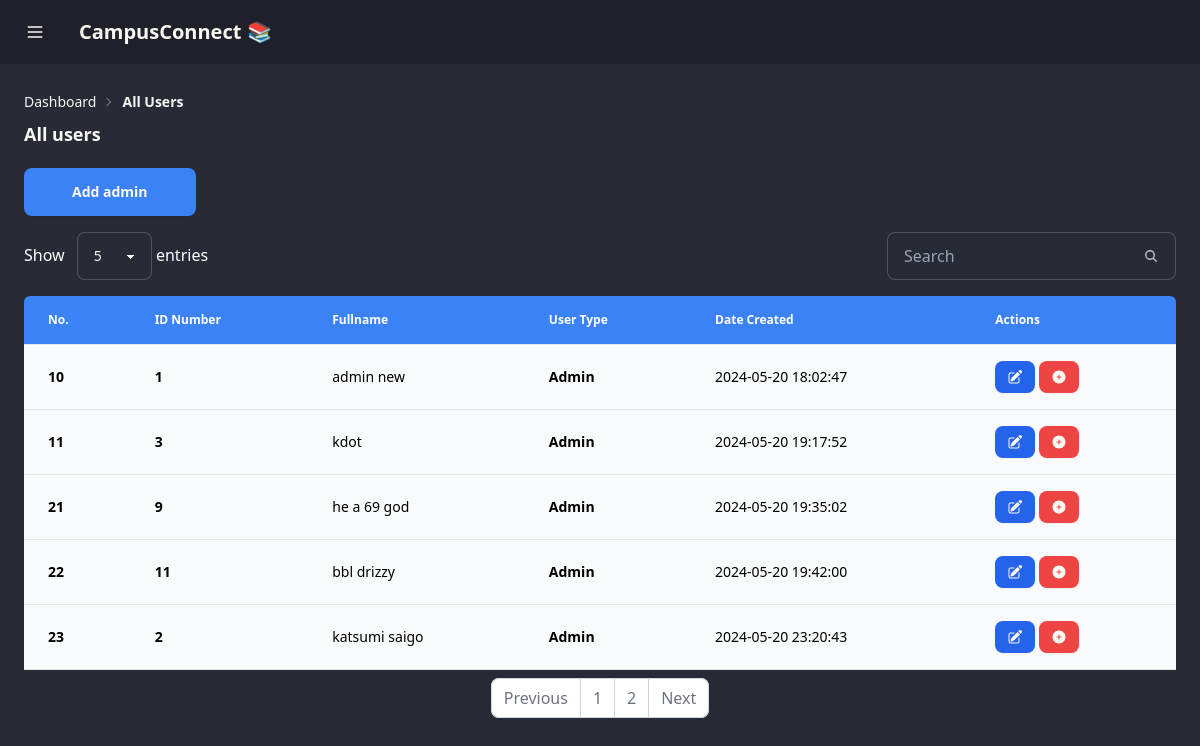
The app's page /views/admin/all_accounts/index.php with its own data.
### tables this page shows
CREATE TABLE `users` (
  `id` int(11) NOT NULL,
  `user_id` int(11) NOT NULL,
  `user_fullname` varchar(255) NOT NULL,
  `user_username` varchar(255) NOT NULL,
  `user_password` varchar(255) NOT NULL,
  `user_type` varchar(255) NOT NULL,
  `date_created` timestamp NOT NULL DEFAULT current_timestamp(),
  `date_updated` timestamp NOT NULL DEFAULT current_timestamp()
);

### php/all_accounts/fetch_users.php (called while the page is built, shortened)
<?php
include "../../../php/db_connect.php";
$sql = "SELECT id, user_id, user_fullname, user_username, user_type, date_created FROM users";
$result = $conn->query($sql);
if ($result->num_rows > 0) {
    $users = [];
    while ($row = $result->fetch_assoc()) {
        $users[] = $row;
    }
} else {
    $users = [];
}

### views/admin/all_accounts/modal/edit_modal.php (the view, shortened to what this page needs)
<button class="btn btn-sm bg-blue-600 border-none text-gray-50 hover:bg-blue-700" onclick="showModal('my_modal_<?php echo $user['id']; ?>')">
</button>

### views/admin/all_accounts/index.php (shortened to what this page needs)
<?php
include '../../../php/db_connect.php';
include '../../../php/all_accounts/fetch_users.php';
?>
<!DOCTYPE html>
<html lang="en" data-theme="dracula">
<head>
    <link href="https://cdn.jsdelivr.net/npm/daisyui@4.10.1/dist/full.min.css" rel="stylesheet" type="text/css" />
    <script src="https://cdn.tailwindcss.com"></script>
    <link href="../../../src/output.css" rel="stylesheet">
    <?php include '../../partials/navbar.php'; ?>
</head>
<body>
    <div class="flex flex-col h-screen ">
        <div class="grid place-items-center pt-5">
            <div class="max-w-6xl w-full">
                <?php include '../tables/all_accounts/table.php'; ?>
            </div>
        </div>
    </div>
</body>
</html>

### views/partials/navbar.php (shortened to what this page needs)
<div class="navbar bg-base-300">
    <div class="flex-none">
        <div class="drawer">
            <div class="drawer-content">
                <label for="my-drawer" class="btn btn-ghost drawer-button">
                    <svg xmlns="http://www.w3.org/2000/svg" fill="none" viewBox="0 0 24 24" class="inline-block w-5 h-5 stroke-current">
                        <path stroke-linecap="round" stroke-linejoin="round" stroke-width="2" d="M4 6h16M4 12h16M4 18h16"></path>
                    </svg>
                </label>
            </div>
            <div class="drawer-side">
                <label for="my-drawer" aria-label="close sidebar" class="drawer-overlay"></label>
            </div>
        </div>
    </div>
    <div class="flex-1">
        <a class="btn btn-ghost text-xl">CampusConnect 📚</a>
    </div>
</div>

### views/admin/tables/all_accounts/table.php (shortened to what this page needs)
<div class=" w-full">
    <div class="text-sm breadcrumbs">
        <ul>
            <li><a href="../dashboard/index.php">Dashboard</a></li>
            <li><a class="font-bold">All Users</a></li>
        </ul>
    </div>
    <p class="text-lg font-bold mb-5">All users</p>
    <?php include '../../admin/all_accounts/modal/add_modal.php'; ?>
    <?php include '../tables/entries_search/entries_search.php'; ?>
    <div class="overflow-x-auto rounded-md">
        <table class="table table-lg border-none">
            <thead class="bg-blue-500 text-white">
                <tr>
                    <th class="border-b border-gray-200">No.</th>
                    <th class="border-b border-gray-200">ID Number</th>
                    <th class="border-b border-gray-200">Fullname</th>
                    <th class="border-b border-gray-200">User Type</th>
                    <th class="border-b border-gray-200">Date Created</th>
                    <th class="border-b border-gray-200">Actions</th>
                </tr>
            </thead>
            <tbody class="bg-gray-50 text-black">
                <?php if (!empty($users)) : ?>
                    <?php foreach ($users as $user) : ?>
                        <tr class="hover:bg-slate-200">
                            <td class="border-b text-sm font-bold border-gray-200"><?php echo $user['id']; ?></td>
                            <td class="border-b text-sm font-semibold border-gray-200"><?php echo $user['user_id']; ?></td>
                            <td class="border-b text-sm border-gray-200"><?php echo $user['user_fullname']; ?></td>
                            <td class="border-b text-sm font-semibold border-gray-200"><?php echo $user['user_type']; ?></td>
                            <td class="border-b text-sm border-gray-200"><?php echo $user['date_created']; ?></td>
                            <td class="border-b text-sm border-gray-200">
                                <?php include '../../admin/all_accounts/modal/edit_modal.php'; ?>
                                <?php include '../../admin/all_accounts/modal/delete_modal.php'; ?>
                            </td>
                        </tr>
                    <?php endforeach; ?>
                <?php else : ?>
                    <tr>
                        <td colspan="6" class="border-b text-sm border-gray-200 text-center">No users found</td>
                    </tr>
                <?php endif; ?>
            </tbody>
        </table>
        <?php include '../tables/pagination/pagination.php'; ?>
    </div>
</div>

### views/admin/all_accounts/modal/add_modal.php (shortened to what this page needs)
<button class="btn px-12 border-none text-gray-50 bg-blue-500 hover:bg-blue-600 mb-4" onclick="my_modal_1.showModal()">Add admin</button>

### views/admin/tables/entries_search/entries_search.php (shortened to what this page needs)
<div class="flex justify-between items-center mb-4">
    <div>
        <label for="show-entries" class="text-white">Show</label>
        <select id="show-entries" class="select select-bordered ml-2">
            <option value="5">5</option>
        </select>
        <span class="text-white">entries</span>
    </div>
    <div>
        <label class="input input-bordered flex items-center gap-2">
            <input id="search-table" type="text" class="grow" placeholder="Search" />
            <svg xmlns="http://www.w3.org/2000/svg" viewBox="0 0 16 16" fill="currentColor" class="w-4 h-4 opacity-70">
                <path fill-rule="evenodd" d="M9.965 11.026a5 5 0 1 1 1.06-1.06l2.755 2.754a.75.75 0 1 1-1.06 1.06l-2.755-2.754ZM10.5 7a3.5 3.5 0 1 1-7 0 3.5 3.5 0 0 1 7 0Z" clip-rule="evenodd" />
            </svg>
        </label>
    </div>
</div>

### views/admin/all_accounts/modal/delete_modal.php (shortened to what this page needs)
<button class="btn btn-sm bg-red-500 border-none hover:bg-red-600" onclick="showModal('my_modal_2<?php echo $user['id']; ?>')">
</button>

### views/admin/tables/pagination/pagination.php (shortened to what this page needs)
<div class="flex justify-center my-4">
    <nav aria-label="Page navigation">
        <ul id="pagination" class="inline-flex items-center -space-x-px">
        </ul>
    </nav>
</div>

### views/partials/navbar.php (style rules this page uses)
.drawer { z-index: 9999; }

### records on screen
users: id "10", user "1", user_fullname "admin new", user_type "Admin", date_created "2024-05-20 18:02:47"
users: id "11", user "3", user_fullname "kdot", user_type "Admin", date_created "2024-05-20 19:17:52"
users: id "21", user "9", user_fullname "he a 69 god", user_type "Admin", date_created "2024-05-20 19:35:02"
users: id "22", user "11", user_fullname "bbl drizzy", user_type "Admin", date_created "2024-05-20 19:42:00"
users: id "23", user "2", user_fullname "katsumi saigo", user_type "Admin", date_created "2024-05-20 23:20:43"
